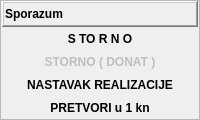
          <widget class="QFrame" name="fraSporazum">
           <property name="sizePolicy">
            <sizepolicy hsizetype="Preferred" vsizetype="Maximum">
             <horstretch>0</horstretch>
             <verstretch>0</verstretch>
            </sizepolicy>
           </property>
           <property name="frameShape">
            <enum>QFrame::StyledPanel</enum>
           </property>
           <property name="frameShadow">
            <enum>QFrame::Raised</enum>
           </property>
           <layout class="QVBoxLayout" name="verticalLayout_25">
            <property name="spacing">
             <number>1</number>
            </property>
            <property name="leftMargin">
             <number>1</number>
            </property>
            <property name="topMargin">
             <number>0</number>
            </property>
            <property name="rightMargin">
             <number>1</number>
            </property>
            <property name="bottomMargin">
             <number>0</number>
            </property>
            <item>
             <widget class="QFrame" name="fraSporazumTitle">
              <property name="sizePolicy">
               <sizepolicy hsizetype="Preferred" vsizetype="Maximum">
                <horstretch>0</horstretch>
                <verstretch>0</verstretch>
               </sizepolicy>
              </property>
              <property name="frameShape">
               <enum>QFrame::WinPanel</enum>
              </property>
              <property name="frameShadow">
               <enum>QFrame::Raised</enum>
              </property>
              <layout class="QHBoxLayout" name="horizontalLayout_15">
               <property name="spacing">
                <number>1</number>
               </property>
               <property name="leftMargin">
                <number>1</number>
               </property>
               <property name="topMargin">
                <number>0</number>
               </property>
               <property name="rightMargin">
                <number>1</number>
               </property>
               <property name="bottomMargin">
                <number>0</number>
               </property>
               <item>
                <widget class="QLabel" name="lblSporazumTitle">
                 <property name="font">
                  <font>
                   <weight>75</weight>
                   <bold>true</bold>
                  </font>
                 </property>
                 <property name="text">
                  <string>Sporazum</string>
                 </property>
                </widget>
               </item>
               <item>
                <widget class="QPushButton" name="pushButton_10">
                 <property name="sizePolicy">
                  <sizepolicy hsizetype="Maximum" vsizetype="Fixed">
                   <horstretch>0</horstretch>
                   <verstretch>0</verstretch>
                  </sizepolicy>
                 </property>
                 <property name="text">
                  <string/>
                 </property>
                 <property name="icon">
                  <iconset resource="../../resources/DonatForm.qrc">
                   <normaloff>:/InDonat/Forms/images/ig_menuGreenUp.gif</normaloff>:/InDonat/Forms/images/ig_menuGreenUp.gif</iconset>
                 </property>
                 <property name="iconSize">
                  <size>
                   <width>16</width>
                   <height>24</height>
                  </size>
                 </property>
                 <property name="flat">
                  <bool>true</bool>
                 </property>
                </widget>
               </item>
              </layout>
             </widget>
            </item>
            <item>
             <widget class="QFrame" name="fraSporazumButtons">
              <property name="sizePolicy">
               <sizepolicy hsizetype="Preferred" vsizetype="Expanding">
                <horstretch>0</horstretch>
                <verstretch>0</verstretch>
               </sizepolicy>
              </property>
              <property name="frameShape">
               <enum>QFrame::NoFrame</enum>
              </property>
              <property name="frameShadow">
               <enum>QFrame::Raised</enum>
              </property>
              <layout class="QVBoxLayout" name="verticalLayout_26">
               <property name="spacing">
                <number>1</number>
               </property>
               <property name="leftMargin">
                <number>1</number>
               </property>
               <property name="topMargin">
                <number>0</number>
               </property>
               <property name="rightMargin">
                <number>1</number>
               </property>
               <property name="bottomMargin">
                <number>0</number>
               </property>
               <item>
                <widget class="QPushButton" name="btnStorno">
                 <property name="font">
                  <font>
                   <weight>75</weight>
                   <bold>true</bold>
                  </font>
                 </property>
                 <property name="cursor">
                  <cursorShape>PointingHandCursor</cursorShape>
                 </property>
                 <property name="text">
                  <string>S TO R N O</string>
                 </property>
                 <property name="icon">
                  <iconset resource="../../resources/DonatForm.qrc">
                   <normaloff>:/InDonat/Forms/images/CLOSE.GIF</normaloff>:/InDonat/Forms/images/CLOSE.GIF</iconset>
                 </property>
                 <property name="flat">
                  <bool>true</bool>
                 </property>
                </widget>
               </item>
               <item>
                <widget class="QPushButton" name="btnStornoDonat">
                 <property name="enabled">
                  <bool>false</bool>
                 </property>
                 <property name="font">
                  <font>
                   <weight>75</weight>
                   <bold>true</bold>
                  </font>
                 </property>
                 <property name="cursor">
                  <cursorShape>PointingHandCursor</cursorShape>
                 </property>
                 <property name="text">
                  <string>STORNO ( DONAT )</string>
                 </property>
                 <property name="icon">
                  <iconset resource="../../resources/DonatForm.qrc">
                   <normaloff>:/InDonat/Forms/images/CLOSE.GIF</normaloff>:/InDonat/Forms/images/CLOSE.GIF</iconset>
                 </property>
                 <property name="flat">
                  <bool>true</bool>
                 </property>
                </widget>
               </item>
               <item>
                <widget class="QPushButton" name="btnNastavakRealizacije">
                 <property name="font">
                  <font>
                   <weight>75</weight>
                   <bold>true</bold>
                  </font>
                 </property>
                 <property name="cursor">
                  <cursorShape>PointingHandCursor</cursorShape>
                 </property>
                 <property name="text">
                  <string>NASTAVAK REALIZACIJE</string>
                 </property>
                 <property name="icon">
                  <iconset resource="../../resources/DonatForm.qrc">
                   <normaloff>:/InDonat/Forms/images/OLOVKA.GIF</normaloff>:/InDonat/Forms/images/OLOVKA.GIF</iconset>
                 </property>
                 <property name="flat">
                  <bool>true</bool>
                 </property>
                </widget>
               </item>
               <item>
                <widget class="QPushButton" name="btnPretvoriU1Kunu">
                 <property name="font">
                  <font>
                   <weight>75</weight>
                   <bold>true</bold>
                  </font>
                 </property>
                 <property name="cursor">
                  <cursorShape>PointingHandCursor</cursorShape>
                 </property>
                 <property name="text">
                  <string>PRETVORI u 1 kn</string>
                 </property>
                 <property name="icon">
                  <iconset resource="../../resources/DonatForm.qrc">
                   <normaloff>:/InDonat/Forms/images/ZAMJENA.gif</normaloff>:/InDonat/Forms/images/ZAMJENA.gif</iconset>
                 </property>
                 <property name="iconSize">
                  <size>
                   <width>16</width>
                   <height>24</height>
                  </size>
                 </property>
                 <property name="flat">
                  <bool>true</bool>
                 </property>
                </widget>
               </item>
              </layout>
             </widget>
            </item>
           </layout>
          </widget>
